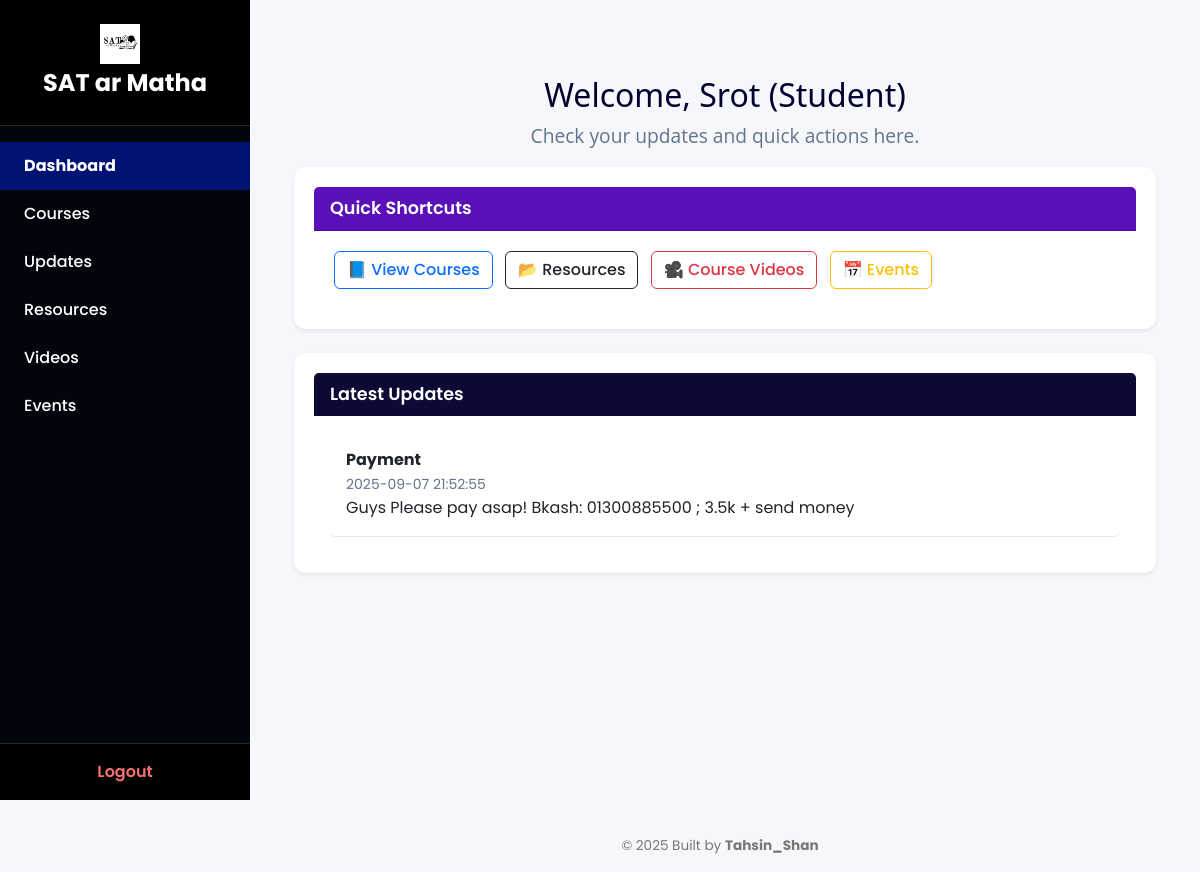
/dashboard (signed in), run on the app's committed database.
### tables this page shows
CREATE TABLE users (
        id INTEGER PRIMARY KEY AUTOINCREMENT,
        name TEXT NOT NULL,
        role TEXT NOT NULL,
        id_num TEXT,
        roll TEXT,
        reg_no TEXT,
        photo TEXT,
        phone TEXT,
        password_hash TEXT NOT NULL
    );

CREATE TABLE updates (
        id INTEGER PRIMARY KEY AUTOINCREMENT,
        course_id INTEGER,
        teacher_id INTEGER,
        title TEXT NOT NULL,
        message TEXT,
        created_at TEXT DEFAULT CURRENT_TIMESTAMP,
        FOREIGN KEY(course_id) REFERENCES courses(id) ON DELETE CASCADE,
        FOREIGN KEY(teacher_id) REFERENCES users(id) ON DELETE CASCADE
    );

### app.py (the view, shortened to what this page needs)
@app.route('/dashboard')
@login_required
def dashboard():
    conn = get_db_connection()
    user = conn.execute('SELECT * FROM users WHERE id = ?', (session['user_id'],)).fetchone()
    if user['role'] == 'student':
        updates = conn.execute(
            'SELECT title, message, created_at FROM updates ORDER BY created_at DESC LIMIT 5'
        ).fetchall()
        conn.close()
        return render_template(
            'student_dashboard.html',
            user=user,
            role=user['role'],
            updates=updates
        )
    else:
        conn.close()
        return "Invalid role!"

### app.py (called while the page is built)
def get_db_connection():
    conn = sqlite3.connect('database.db')
    conn.row_factory = sqlite3.Row
    return conn

def login_required(f):
    @wraps(f)
    def decorated_function(*args, **kwargs):
        if 'user_id' not in session:
            return redirect(url_for('login'))
        return f(*args, **kwargs)
    return decorated_function

@app.context_processor
def inject_user_role():
    return dict(role=session.get('role'))

@app.context_processor
def inject_user_role():
    return dict(role=session.get('role'))

### templates/student_dashboard.html (shortened to what this page needs)
{% extends "dashboard_base.html" %}
{% block content %}
<div class="container-fluid mt-4">
  <h2>Welcome, {{ user.name }} (Student)</h2>
  <p class="text-muted">Check your updates and quick actions here.</p>
  <div class="card shadow-sm mb-4">
    <div class="card-header shortcuts-header text-white">Quick Shortcuts</div>
    <div class="card-body">
      <a href="/courses" class="btn btn-outline-primary m-1">📘 View Courses</a>
      <a href="/resources" class="btn btn-outline-dark m-1">📂 Resources</a>
      <a href="/videos" class="btn btn-outline-danger m-1">🎥 Course Videos</a>
      <a href="/events" class="btn btn-outline-warning m-1">📅 Events</a>
    </div>
  </div>
  <div class="card shadow-sm">
    <div class="card-header latest-updates-header text-white">Latest Updates</div>
    <div class="card-body">
      {% if updates %}
        <ul class="list-group">
          {% for u in updates %}
            <li class="list-group-item">
              <strong>{{ u['title'] }}</strong><br>
              <small class="text-muted">{{ u['created_at'] }}</small><br>
              {{ u['message'] }}
            </li>
          {% endfor %}
        </ul>
      {% else %}
        <p class="text-muted">No updates available.</p>
      {% endif %}
    </div>
  </div>
</div>
{% endblock %}

### static/css/style.css (style rules this page uses)
body { font-family: 'Poppins', sans-serif; margin: 0; background-color: #f4f7fa; color: #333; display: flex; flex-direction: column; }
.card { background: white; padding: 20px; border-radius: 10px; margin-bottom: 30px; box-shadow: 0 2px 6px rgba(0, 0, 0, 0.1); }
.btn { background-color: #000015; color: white; padding: 10px 18px; border: none; border-radius: 6px; cursor: pointer; font-weight: 600; }
h2 { font-family: 'Segoe UI', Tahoma, Geneva, Verdana, sans-serif; font-size: 2rem; color: #2c3e50; margin-bottom: 40px; text-align: center; }
p { font-family: 'Open Sans', sans-serif; font-size: 1.2rem; color: #7f8c8d; text-align: center; margin-top: 50px; }

### templates/dashboard_base.html (style rules this page uses)
* { box-sizing: border-box; margin: 0; padding: 0; font-family: 'Poppins', sans-serif; }
body.dashboard-body { display: flex; flex-direction: column; min-height: 100vh; background-color: #f5f7fa; color: #333; }

### templates/student_dashboard.html (style rules this page uses)
h2 { color: #030030; margin-bottom: 0.5rem; }
.text-muted { color: #64748b !important; }
.card { border: none; border-radius: 12px; transition: transform 0.2s ease, box-shadow 0.2s ease; }
.card-header { font-weight: 600; font-size: 1.1rem; }
.btn { border-radius: 6px; font-weight: 500; transition: all 0.2s ease-in-out; }
.list-group-item { padding: 1rem; border: none; border-bottom: 1px solid #e2e8f0; transition: background 0.2s ease; }
.latest-updates-header { background-color: #0c0a35; color: #ffffff; }
.shortcuts-header { background-color: #5910b9; color: #fff; font-weight: 600; font-size: 1.1rem; }

### data on the page
users: name "Srot"
updates: title "Payment", created_at "2025-09-07 21:52:55", message "Guys Please pay asap! Bkash: 01300885500 ; 3.5k + send money"
